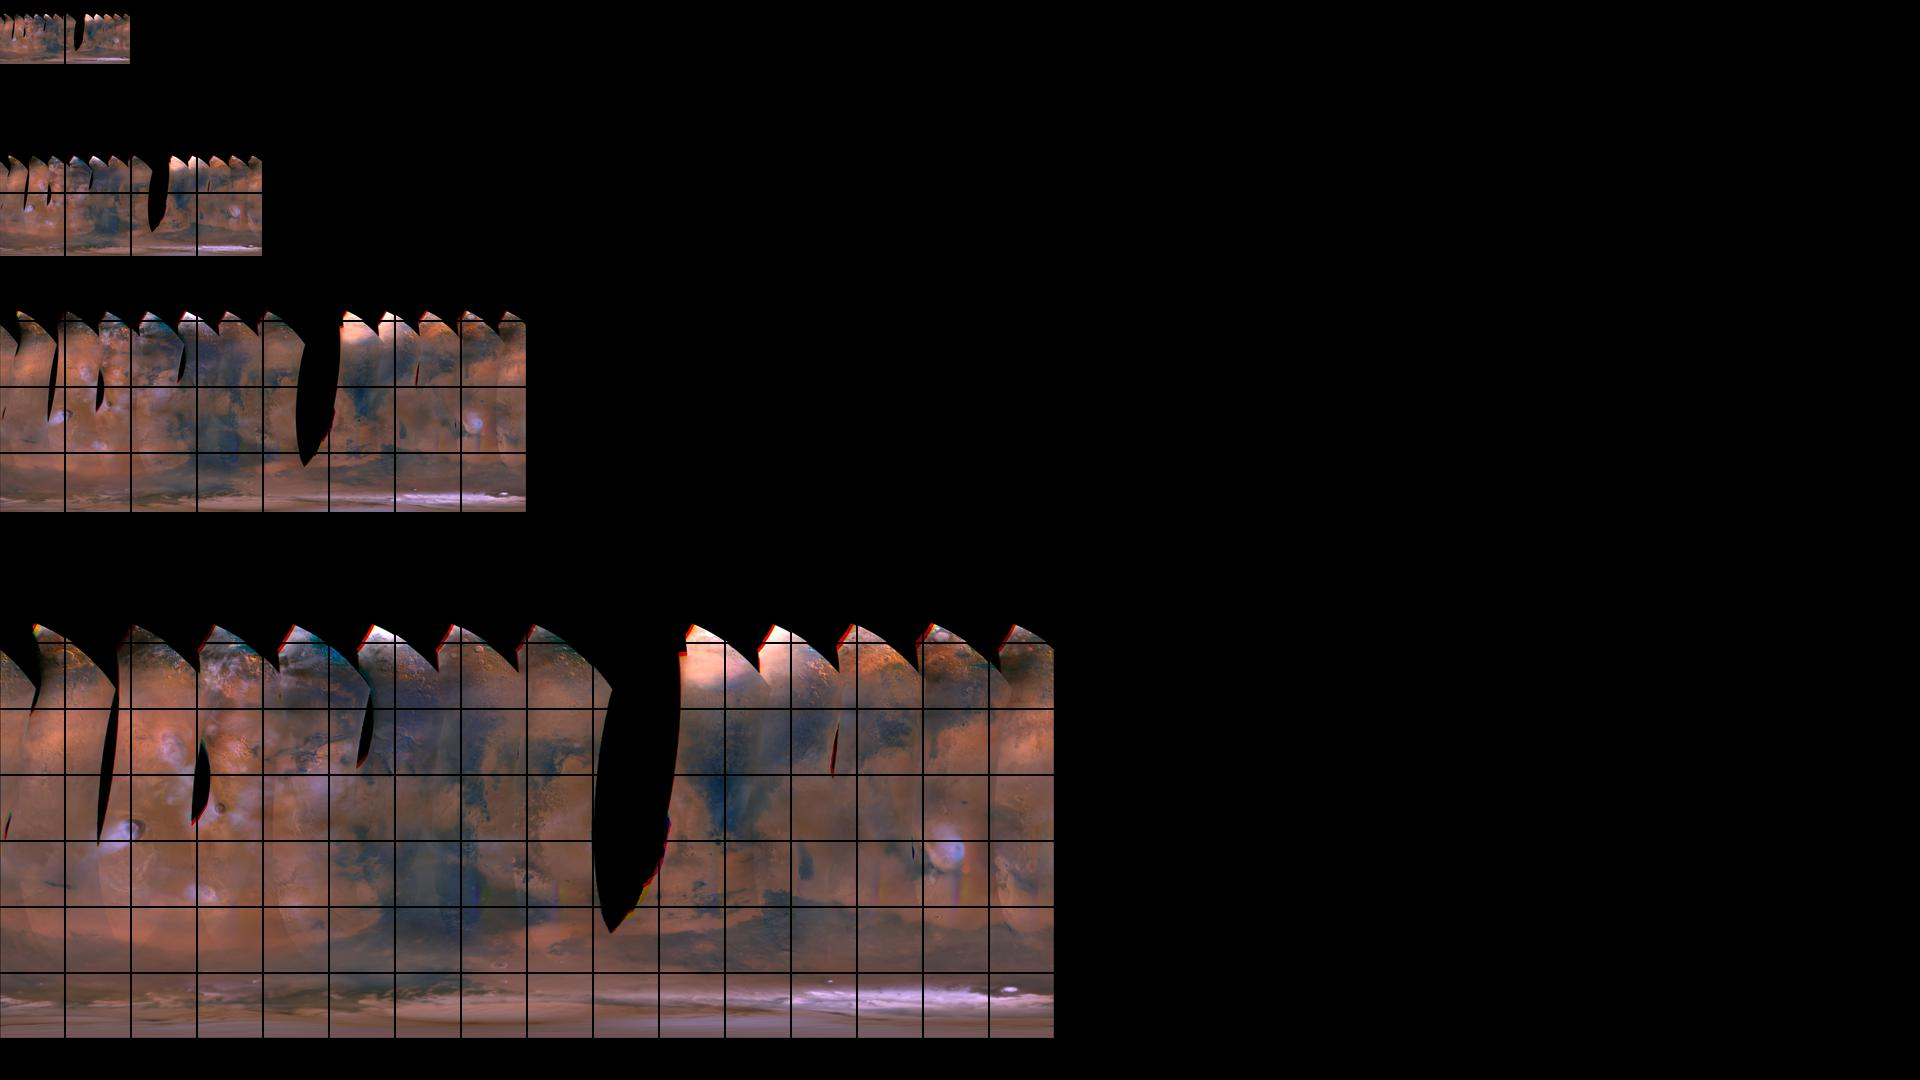

Write the Python code that produced this figure.
from PIL import Image
import pathlib
import glob
import subprocess
import re
import os
import datetime

T = 512

r  = Image.new("RGB", (1920, 1080), "black")

j = "output/jpeg/1.jpg"
index = int(os.path.splitext(os.path.basename(j))[0])
im = Image.open(j)
for z in range(0,4):
  t = im.copy()
  p = pow(2,z)
  t2 = t.resize((T * p*2,T * p),Image.LANCZOS)
  for x in range(0,p*2):
    for y in range(0,p):
      print(z,x,y)
      tile = t2.crop((T*x,T*y,T*(x+1),T*(y+1)))
      LT = 64
      tx = tile.resize((LT,LT),Image.LANCZOS)
      foo = 0
      if z == 1:
        foo = 128
      if z == 2:
        foo = 256
      if z == 3:
        foo = 512
      r.paste(tx,(x * 66,y*66+foo,x * 66+LT,y*66+LT+foo))

r.save("mosaic.jpg","JPEG")
